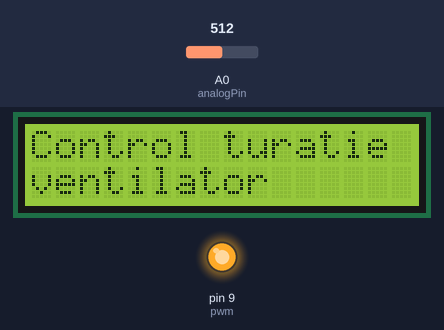
This sketch was run on a simulated Arduino Uno, built with avr-gcc and run on an emulated ATmega328P. On the bench: 16×2 character LCD, output pins drawn as LEDs (lit = HIGH). The test bench sets the inputs (shaded band); at power-on: A0 (analogPin) = 512.

Above: at 10.1 s.
At 16.2 s:
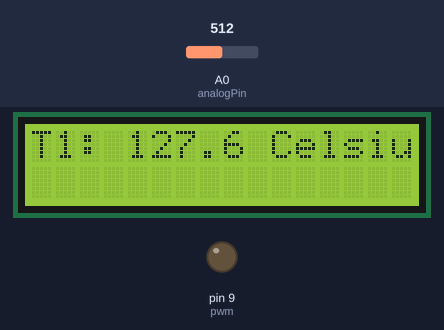
16.3 s: A0 (analogPin) set to 716
At 20.2 s:
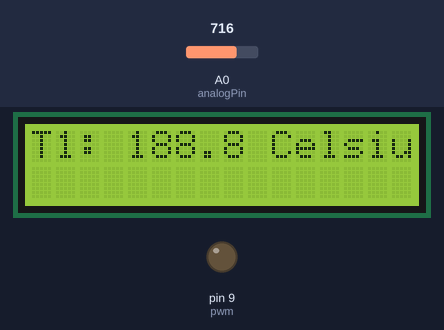
20.5 s: A0 (analogPin) set to 900
At 23.7 s:
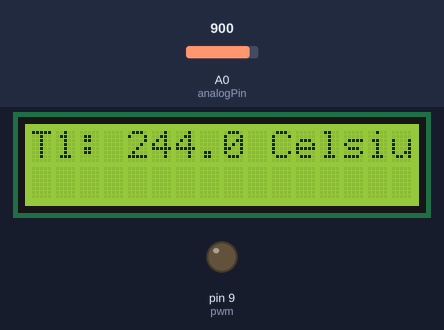
24.5 s: A0 (analogPin) set to 1023
At 35.5 s:
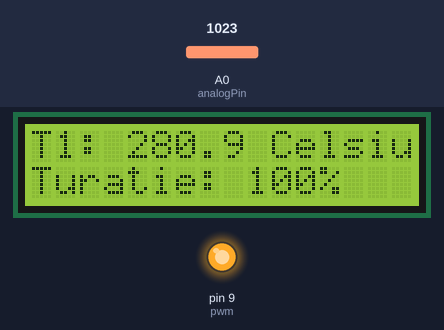
Timing chart, 0 to 36.5 s (numbered marks = the images above; inputs shaded):
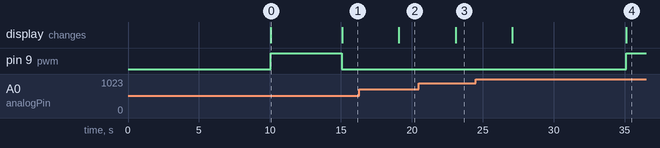

The sketch:

program_arduino3.ino
```cpp
#include<LiquidCrystal.h>
LiquidCrystal lcd(2, 3, 4, 5, 6, 7);
#define pwm 9
int analogPin = 0; // Senzor temperatura in A0
int voltaj1 = 0;
float temp1 = 0;
float average = 0;
float proc1 = 0;
int pwm1 = 0;
int timer = 20; // Durata secventei / loop-ului

void setup()
{
 lcd.begin(16, 2);
 lcd.clear();
 lcd.print(" Proiect - A.C. ");
 lcd.setCursor(0,1);
 lcd.print(" Chivu & Cernat ");

 timer = timer * 200;
 delay(10000);
 analogWrite(pwm, 255);
 lcd.clear();
 lcd.print("Control turatie");
 lcd.setCursor(0,1);
 lcd.print("ventilator ");
 delay(5000);
 analogWrite(pwm, 0);
 lcd.clear();
}
void loop()
{
  voltaj1 = analogRead(analogPin);
  temp1 = voltaj1 * 0.3 - 26 ; // y=Ax + B
  lcd.setCursor(0,0);
  lcd.print("T1: ");
  lcd.print(temp1, 1);   // Afiseaza temperatura de la Senzorul 1, reduce zecimalele la 0
  lcd.print(" Celsius   ");
  average = temp1; // Average e calculat doar cu temp1 intrucat ar fi luat si valoarea de la final de loop
  delay(timer);

  voltaj1 = analogRead(analogPin);
  temp1 = voltaj1 * 0.3 - 26 ; // y=Ax + B
  lcd.setCursor(0,0);
  lcd.print("T1: ");
  lcd.print(temp1, 1);   // Afiseaza temperatura de la Senzorul 1, reduce zecimalele la 0
  lcd.print(" Celsius   ");
  average = average + temp1;
  delay(timer);

  voltaj1 = analogRead(analogPin);
  temp1 = voltaj1 * 0.3 - 26 ; // y=Ax + B
  lcd.setCursor(0,0);
  lcd.print("T1: ");
  lcd.print(temp1, 1);   // Afiseaza temperatura de la Senzorul 1, reduce zecimalele la 0
  lcd.print(" Celsius   ");
  average = average + temp1;
  delay(timer);

  voltaj1 = analogRead(analogPin);
  temp1 = voltaj1 * 0.3 - 26 ; // y=Ax + B
  lcd.setCursor(0,0);
  lcd.print("T1: ");
  lcd.print(temp1, 1);   // Afiseaza temperatura de la Senzorul 1, reduce zecimalele la 0
  lcd.print(" Celsius   ");
  average = average + temp1;
  delay(timer);

  voltaj1 = analogRead(analogPin);
  temp1 = voltaj1 * 0.3 - 26 ; // y=Ax + B
  lcd.setCursor(0,0);
  lcd.print("T1: ");
  lcd.print(temp1, 1);   // Afiseaza temperatura de la Senzorul 1, reduce zecimalele la 0
  lcd.print(" Celsius   ");
  average = average + temp1;
  delay(timer);

  lcd.setCursor(0,1);

  // Calcul procent / turatie
  average = average / 5; // Media temperaturii pe 5 citiri, cele de mai sus

  if ( average < 23 )
    {
      analogWrite(pwm,0);
      lcd.print("Ventilator oprit ");
    }
  else if ( average > 39 )
    {
      analogWrite(pwm, 255);
      lcd.print("Turatie: 100%   ");
    }
  else
      {
        proc1 = average * 5.88 - 135.24;
        pwm1 = average * 15 - 345;
        if ( pwm1 < 25 )
          pwm1 = 0; // Protectie ventilator
        analogWrite(pwm, pwm1);       // Setarea PWM
        lcd.print("RPM%:");
        lcd.print(proc1, 0);
        lcd.print(" PWM:");
        lcd.print(pwm1);
        lcd.print("     ");
      }
}
```

Measured:
- after the input at 16.3 s, the display: changes after 2.8 s (image 2)
- after the input at 20.5 s, the display: changes after 2.6 s (image 3)
- after the input at 24.5 s, the display: first changes after 2.6 s (image 4 shows a later state)
- what the display in image 0 shows lasts 5.0 s, from 10.1 s to 15.1 s
